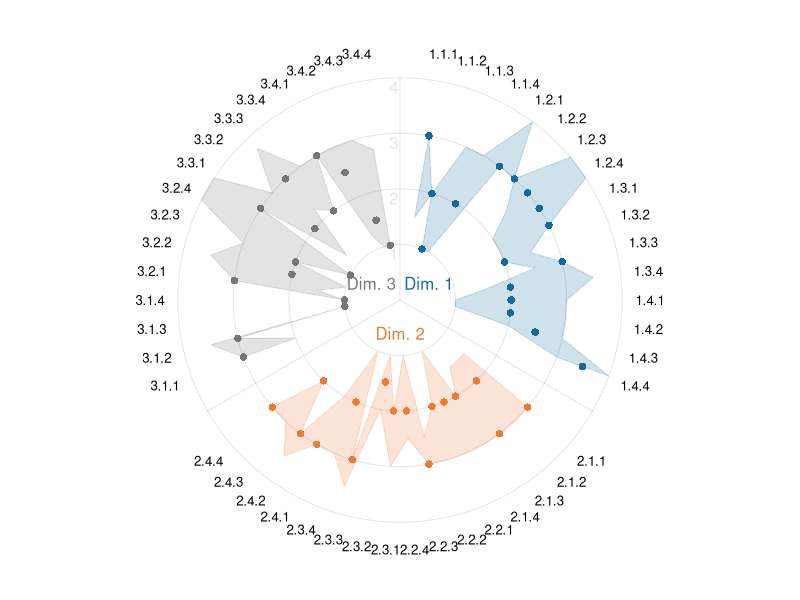
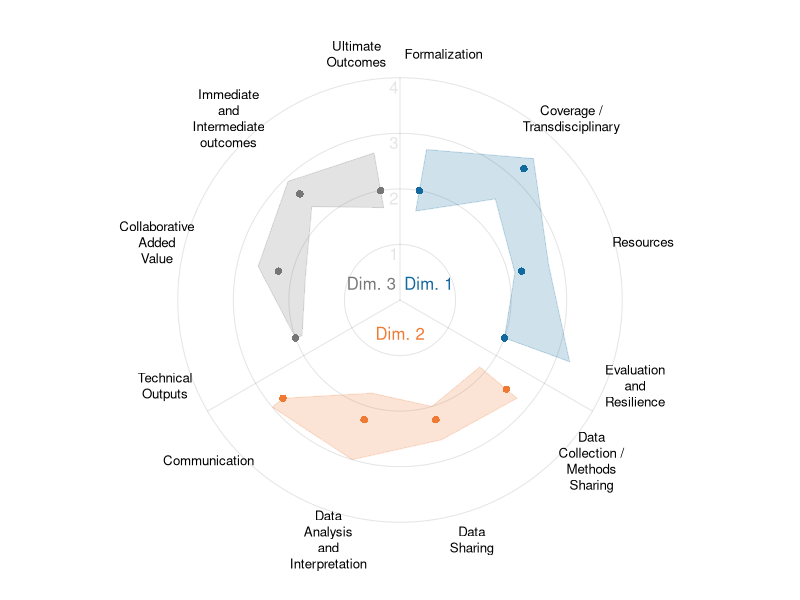
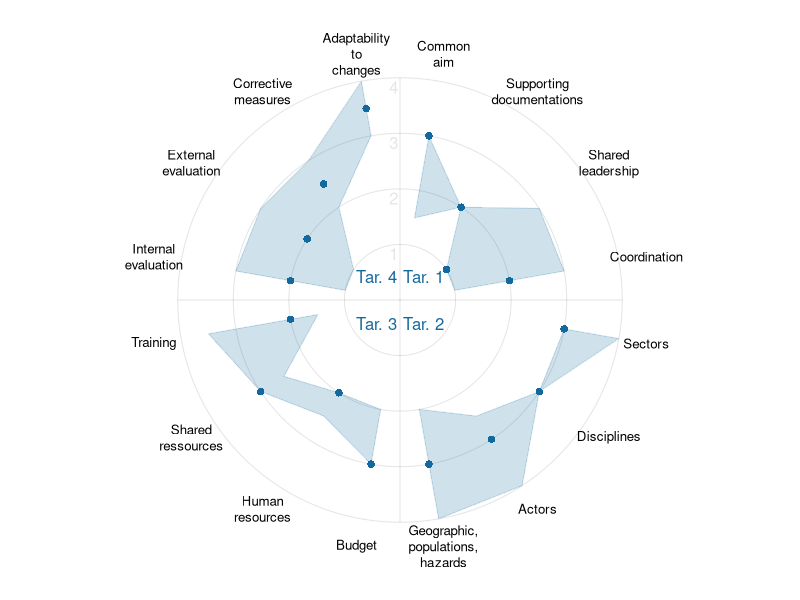
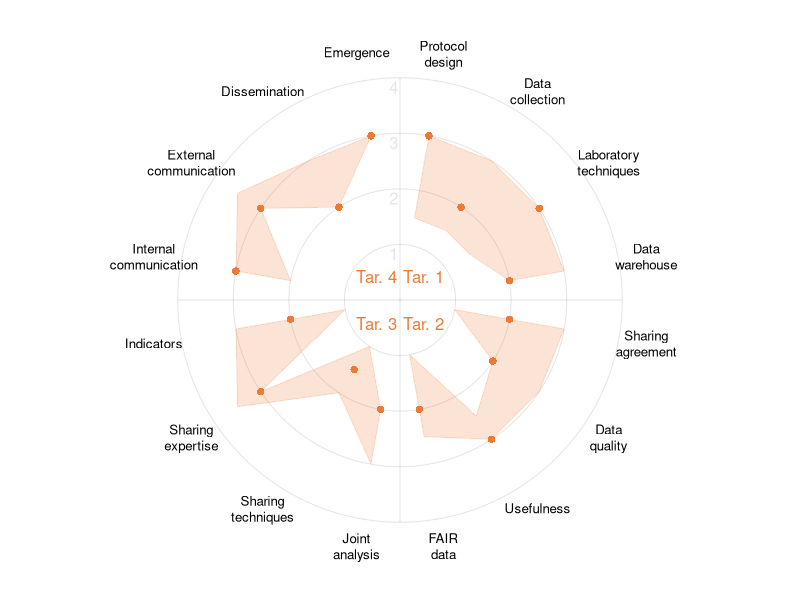
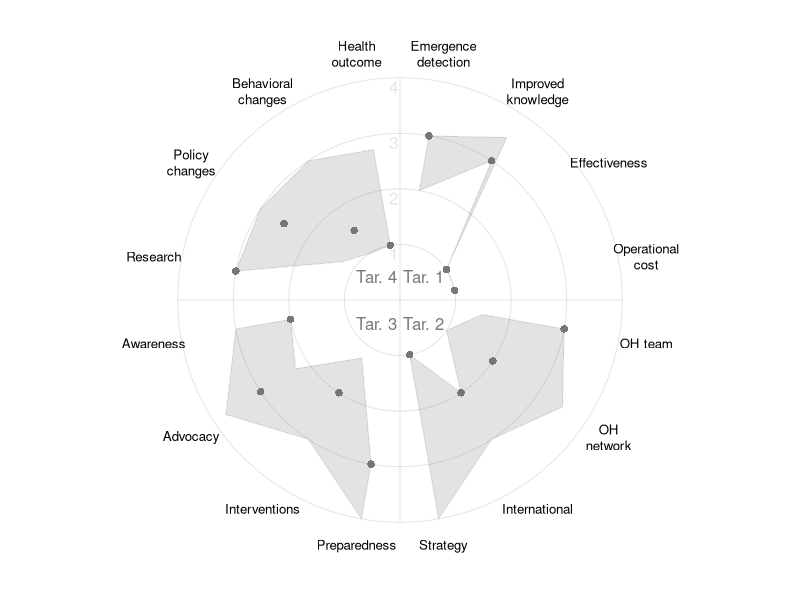
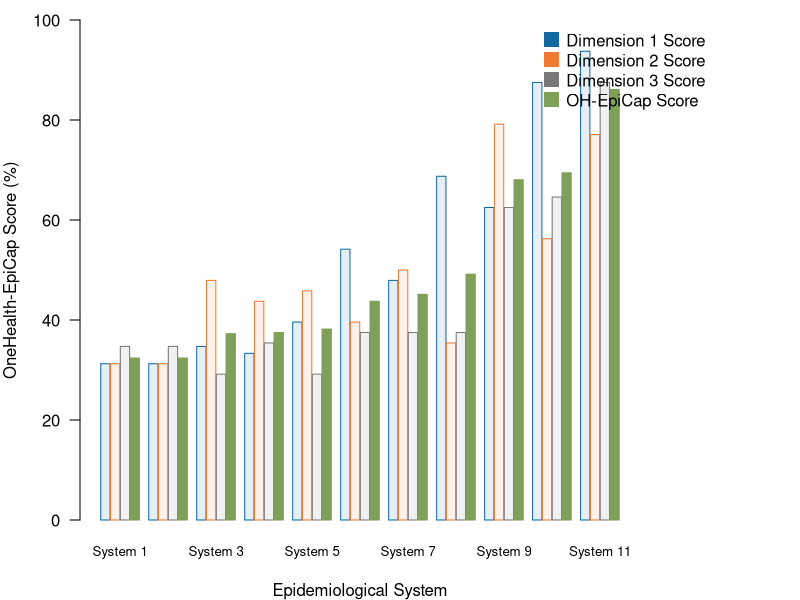
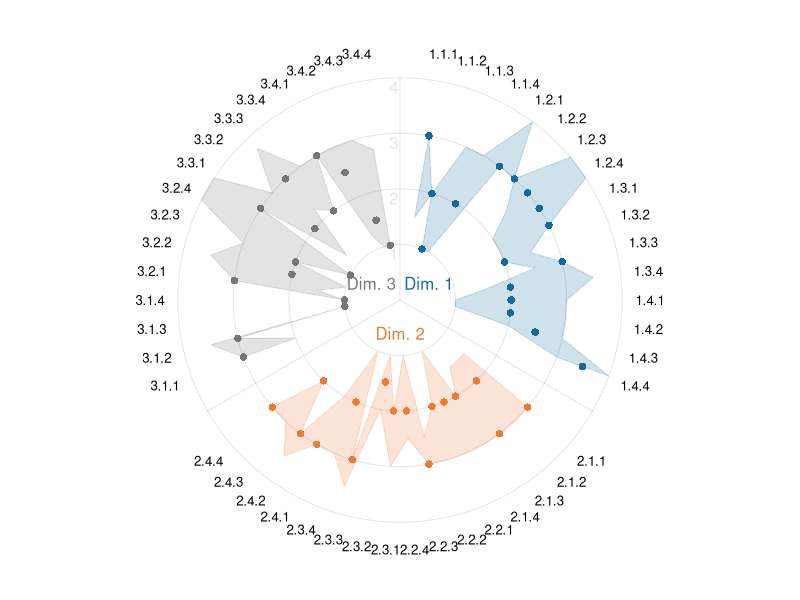
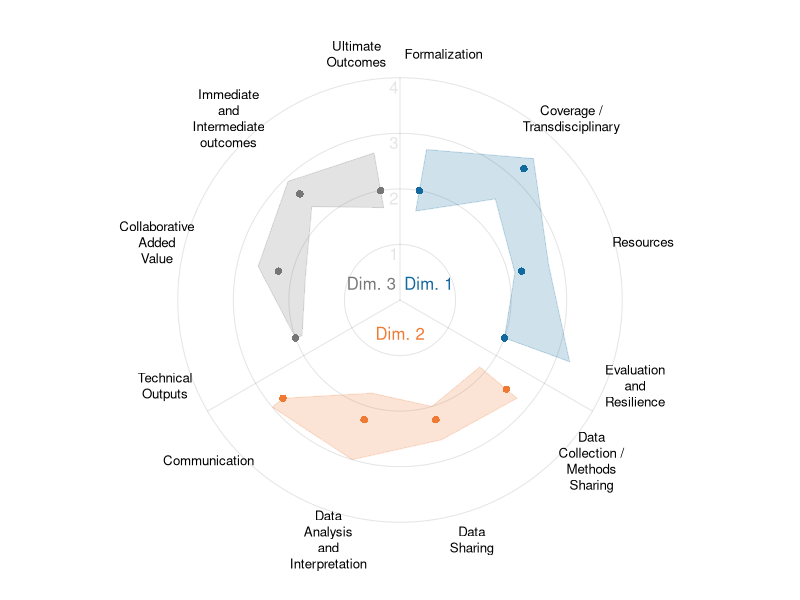

Write R code to recreate these figures, in order.
#!/usr/bin/env Rscript
# ============================================================================ #
# OH-EpiCap Cross-System Analysis - Frederick T. A. Freeth          12/07/2023 |
# ============================================================================ #

# ---- Preamble ----
if(!require("plotrix")){install.packages("plotrix"); library(plotrix)}
if(!require("ggplot2")){install.packages("ggplot2"); library(ggplot2)}
if(!require("rstudioapi")){install.packages("rstudioapi"); library(rstudioapi)}
setwd(dirname(rstudioapi::getActiveDocumentContext()$path)) # Set WD to file location


# ---- Creates the radar plot ----
radar_plot <- function(indicators, num_sections, show_min_max, section_cols,
                       max_score, inner_labels, radial_labels, SVG_name){
  # indicators:    The indicators (questionnaire answers) to plot
  # num_sections:  The number of sections to create
  # show_min_max:  Show the minimum and maximum values of the indicators
  # section_cols:  The colours of the separate sections
  # max_score:     Highest possible score in questionnaire.
  # inner_labels:  Labels which to add around the innermost edge of the plot.
  # radial_labels: Labels which to add around the outermost edge of the plot.
  # SVG_name:      The file name to call the svg image.
  
  # Produce errors if invalid inputs are given
  if(num_sections < 1){
    stop("Error. num_sections must be greater than or equal to one.")
  }
  else if(num_sections != length(section_cols)){
    stop("Error. section_cols must have the same length as num_sections.")
  }
  else if(max_score < 1){
    stop("Error. max_score must be greater than or equal to one.")
  }
  
  # Generate the statistics used in the radar plots.
  num_indicators <- nrow(indicators)
  axes_col <- ggplot2::alpha(colour = "black", alpha = 0.1)
  section_cols_points <- unlist(lapply(section_cols,function(cl){rep(cl, num_indicators/num_sections)}))
  data_max <- unlist(lapply(1:num_indicators, function(i){max(indicators[i,-(1:2)], na.rm = T)}))
  data_upper <- unlist(lapply(1:num_indicators, function(i){quantile(indicators[i,-(1:2)], na.rm = T)[4]}))
  data_mean <- rowMeans(indicators[,-(1:2)], na.rm = TRUE)
  data_median <- unlist(lapply(1:num_indicators, function(i){median(unlist(indicators[i,-(1:2)]), na.rm = T)}))
  data_lower <- unlist(lapply(1:num_indicators, function(i){quantile(indicators[i,-(1:2)], na.rm = T)[2]}))
  data_min <- unlist(lapply(1:num_indicators, function(i){min(indicators[i,-(1:2)], na.rm = T)}))
  
  # Create the angles as to which we radially plot out targets. We generate angles
  # for the number of targets plus the number of dimensions as we will remove an
  # angle for each dimension to give the points some space.
  coord_angle <- unlist(lapply(X = 1:num_sections, FUN = function(i){
    angle_buffer <- 10 # Buffer of 15 degrees between zones
    angle_limits <- c((0:num_sections)*360/num_sections)[i:(i+1)] + c(angle_buffer, -angle_buffer)
    coord_angle_deg <- seq(from = angle_limits[1], to = angle_limits[2], length.out = num_indicators/num_sections)
    coord_angle_rad <- coord_angle_deg*base::pi/180
    # Added pi/2 to plot from the vertical and do the negative of coord_angle_rad
    # so that we plot clockwise.
    return(-coord_angle_rad + base::pi/2)
  }))
  
  # Create the figure
  plot.new()
  svg(paste0(SVG_name, ".svg"))
  par(mar = c(3, 3, 3, 3), las = 1, xpd = TRUE, bg = "transparent", pty = "s")
  plot(x = NULL, y = NULL, xlim = max_score*c(-1, 1), ylim = max_score*c(-1, 1),
       axes = FALSE, xlab = "", ylab = "")
  
  # Draw concentric grey circles
  for(i in 1:max_score){plotrix::draw.circle(x = 0, y = 0, nv = 512, radius = i, border = axes_col, col = NA)}
  
  # Add axis labels 1 to max_score and then radial lines from center outwards.
  # The first line is vertically upwards, then the others equally spaced around.
  text(x = 0, y = 1:max_score, labels = 1:max_score, col = axes_col, adj = c(1.2, 1.2))
  for(i in 0:(num_sections - 1)){
    lines(x = c(0, max_score*cos(base::pi/2 + 2*i*base::pi/num_sections)),
          y = c(0, max_score*sin(base::pi/2 + 2*i*base::pi/num_sections)), col = axes_col)
  }
  # Plot the target median points with lines of the min and max values 
  points(x = data_median*cos(coord_angle), y = data_median*sin(coord_angle), pch = 16, col = section_cols_points)
  
  counter <- 1 # Counter to count through the OH_cols and Dim./Tar. numbers
  for(i in seq(1, num_indicators, num_indicators/num_sections)){
    # Indices for targets in dimension
    dim_index <- i:(i + num_indicators/num_sections - 1)
    
    # Target minimum and target maximum score lines
    if(show_min_max == TRUE){
      polygon(x = c(data_min[dim_index]*cos(coord_angle[dim_index]),
                    rev(data_max[dim_index]*cos(coord_angle[dim_index]))),
              y = c(data_min[dim_index]*sin(coord_angle[dim_index]),
                    rev(data_max[dim_index]*sin(coord_angle[dim_index]))),
              border = ggplot2::alpha(section_cols_points[dim_index][1], alpha = 0.1),
              col = ggplot2::alpha(section_cols_points[dim_index][1], alpha = 0.1)
      )
    }
    # Target upper and target lower shaded polygon
    polygon(x = c(data_lower[dim_index]*cos(coord_angle[dim_index]),
                  rev(data_upper[dim_index]*cos(coord_angle[dim_index]))),
            y = c(data_lower[dim_index]*sin(coord_angle[dim_index]),
                  rev(data_upper[dim_index]*sin(coord_angle[dim_index]))),
            border = ggplot2::alpha(section_cols_points[dim_index][1], alpha = 0.2),
            col = ggplot2::alpha(section_cols_points[dim_index][1], alpha = 0.2)
            
    )
    # Add in the inner labels to the center of the plot
    text(labels = paste(inner_labels, counter),
         col = section_cols[counter],
         x = 0.6*cos(mean(coord_angle[dim_index])),
         y = 0.6*sin(mean(coord_angle[dim_index]))
    )
    counter <- counter  + 1 
  }
  # Add target labels
  text(x = (0.5 + max_score)*cos(coord_angle), y = (0.5 + max_score)*sin(coord_angle),
       labels = stringr::str_wrap(radial_labels, width = 8), cex = 0.8)
  rp <- recordPlot() # Save figure as returnable variable
  dev.off()
  return(rp)
}

# ---- Plots the OH EpiCap Score for each system
OH_score_plot <- function(targets, bar_cols, isLongitudinalStudy, SVG_name){
  # indicators:          The indicators (questionnaire answers) to plot.
  # bar_cols:            The colours of the barplot.
  # isLongitudinalStudy: Draw lines betwenn OH-EpiCap scores if study is over time.
  # SVG_name:            The file name to call the svg image.
  
  OH_EpiCap_Index <- (colMeans(targets[,-(1:2)], na.rm = TRUE) - 1)*100/3
  OH_EpiCap_Dim_Index <- do.call(rbind, lapply(
    seq(from = 1, to = nrow(targets), by = num_targets), FUN = function(i){
      return((colMeans(targets[i:(i + num_targets - 1),-(1:2)], na.rm = TRUE) - 1)*100/3)
  }))
  rownames(OH_EpiCap_Dim_Index) <- paste("Dimension", 1:num_dims)
  
  # We group then sort the combined data by who has the highest OH-EpiCap Index
  grouped_OH_EpiCap_Data <- rbind(OH_EpiCap_Dim_Index, OH_EpiCap_Index)
  grouped_OH_EpiCap_Data <- grouped_OH_EpiCap_Data[, names(sort(OH_EpiCap_Index))]
  num_systems <- ncol(grouped_OH_EpiCap_Data)
  
  # Make dimension bar colours lighter and keep the overall EpiCap score the same.
  # This is needed in case you want to make the overall score stand out more.
  dim_bar_opacity <- 0.1
  faded_bar_cols <- ggplot2::alpha(colour = bar_cols, alpha = c(rep(dim_bar_opacity, num_dims), 1))
  
  plot.new()
  svg(filename = paste0(SVG_name,".svg"), width = 14, height = 6)
  par(mar = c(4, 4, 1, 8), xpd = TRUE, las = TRUE, bg = "transparent")
  barplot(
    grouped_OH_EpiCap_Data, beside = TRUE, border = bar_cols, col = faded_bar_cols,
    names.arg = colnames(grouped_OH_EpiCap_Data), ylim = c(0, 100), cex.names = 0.8,
    ylab = "OneHealth-EpiCap Score (%)", xlab = "Epidemiological System", space = c(0.05, 1)
  )
  # Find the coordinates of the OH-EpiCap Index (green bar). We have a space
  # between each group of bars (number of groups - 1), with num_dims + 1 bars
  # in each group. We then center the lines by adding 0.5. Using this, we can
  # draw lines between systems (in the case of a longitudinal study)
  if(isLongitudinalStudy){
    bar_coords <- 0.5 + seq(from = num_dims + 1, to = (num_systems - 1) + (1 + num_dims)*num_systems, by = num_dims + 2)
    lines(x = bar_coords, y = grouped_OH_EpiCap_Data[num_dims + 1,], col = bar_cols[num_dims + 1], lwd = 2)
  }
  legend(
    "topright",
    legend = c(paste("Dimension", 1:num_dims, "Score"), "OH-EpiCap Score"),
    col = bar_cols, bty = "n", pch = 15, inset = c(-0.13, 0), pt.cex = 2
  )
  EpiCap_Score_plot <- recordPlot()
  dev.off()
  return(EpiCap_Score_plot)
}


# ---- Main Parameters ----
OHEC_data <- read.csv("System_Data.csv", check.names = FALSE)
num_dims <- 3  # How many dimensions in the OH-EpiCap Questionnaire.
num_targets <- 4 # Number of targets per dimension

# Official OneHealth EpiCap Tool Colours
OH_cols <- c("#13699f", "#ef7a33", "#777777", "#7fa057")

# Calculate the dimensions on a target level
OHEC_target <- as.data.frame(cbind(
  "Target_Number" = sort(matrix(outer(1:num_dims, (1:num_targets)*0.1, "+"), nrow = num_dims*num_targets)),
  "Target_Label" = c(
    "Formalization", "Coverage / Transdisciplinary", "Resources", "Evaluation and Resilience",
    "Data Collection / Methods Sharing", "Data Sharing", "Data Analysis and Interpretation", "Communication",
    "Technical Outputs", "Collaborative Added Value", "Immediate and Intermediate outcomes", "Ultimate Outcomes"
  ),
  apply(X = OHEC_data[-(1:2)], MARGIN = 2, FUN = function(column){
    unlist(lapply(seq(1, nrow(OHEC_data), nrow(OHEC_data)/(num_dims*num_targets)), function(i){
      return(mean(column[i:(i + num_targets - 1)], na.rm = TRUE))
    }))
  })
))
# As we added in character types to OHEC_target, this mutates all the numeric
# types to become characters also so we need to change them back
OHEC_target[,-(1:2)] <- apply(OHEC_target[,-(1:2)], MARGIN = 2, FUN = as.numeric)

# ---- Produce the Radar Plots ----
# All indicators on one plot
radar_plot(indicators = OHEC_data, num_sections = 3, show_min_max = FALSE,
           section_cols = OH_cols[1:3], max_score = 4, inner_labels = "Dim.",
           radial_labels = OHEC_data$Dimension_Number, SVG_name = "Indicators_All_Radar")

# Plot the dimension indicators at the target level
radar_plot(indicators = OHEC_target, num_sections = 3, show_min_max = FALSE,
           section_cols = OH_cols[1:3], max_score = 4, inner_labels = "Dim.",
           radial_labels = OHEC_target$Target_Label, SVG_name = "Indicators_Target_Radar")

# Plot the indicators across the four targets in Dimension 1
radar_plot(indicators = OHEC_data[1:16,], num_sections = 4, show_min_max = FALSE,
           section_cols = rep(OH_cols[1], 4), max_score = 4, inner_labels = "Tar.",
           radial_labels = OHEC_data$Dimension_Label[1:16], SVG_name = "Indicators_Dimension_1_Radar")

# Plot the indicators across the four targets in Dimension 2
radar_plot(indicators = OHEC_data[17:32,], num_sections = 4, show_min_max = FALSE,
           section_cols = rep(OH_cols[2], 4), max_score = 4, inner_labels = "Tar.",
           radial_labels = OHEC_data$Dimension_Label[17:32], SVG_name = "Indicators_Dimension_2_Radar")

# Plot the indicators across the four targets in Dimension 3
radar_plot(indicators = OHEC_data[33:48,], num_sections = 4, show_min_max = FALSE,
           section_cols = rep(OH_cols[3], 4), max_score = 4, inner_labels = "Tar.",
           radial_labels = OHEC_data$Dimension_Label[33:48], SVG_name = "Indicators_Dimension_3_Radar")

# Plot the OH-EpiCap Scores across all the systems
OH_score_plot(targets = OHEC_target, bar_cols = OH_cols,
              isLongitudinalStudy = FALSE, SVG_name = "EpiCap_Scores")


# ============================================================================ #
# OH-EpiCap Cross-System Analysis - Code End                                   |
# ============================================================================ #
